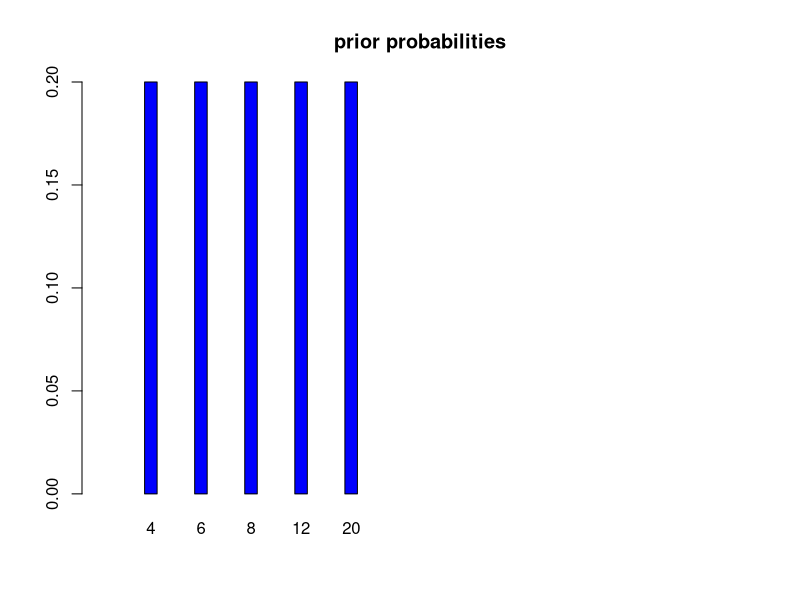
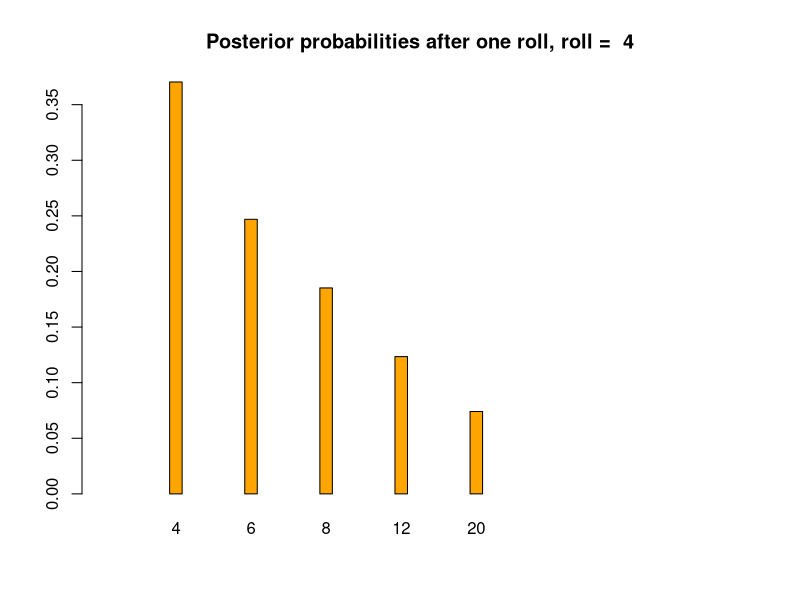
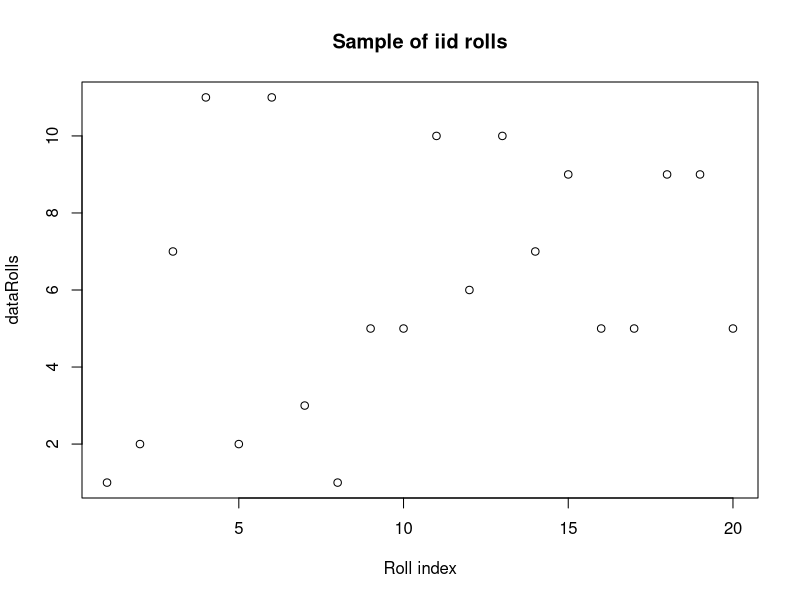
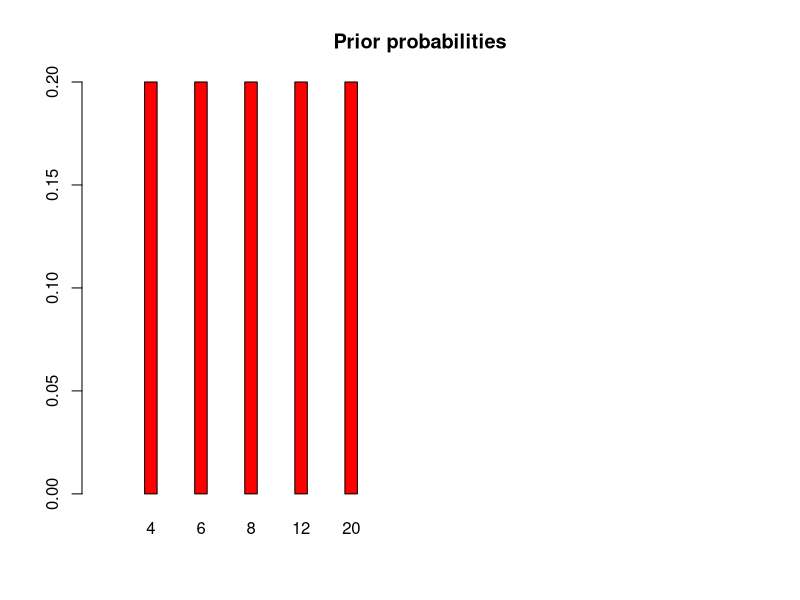
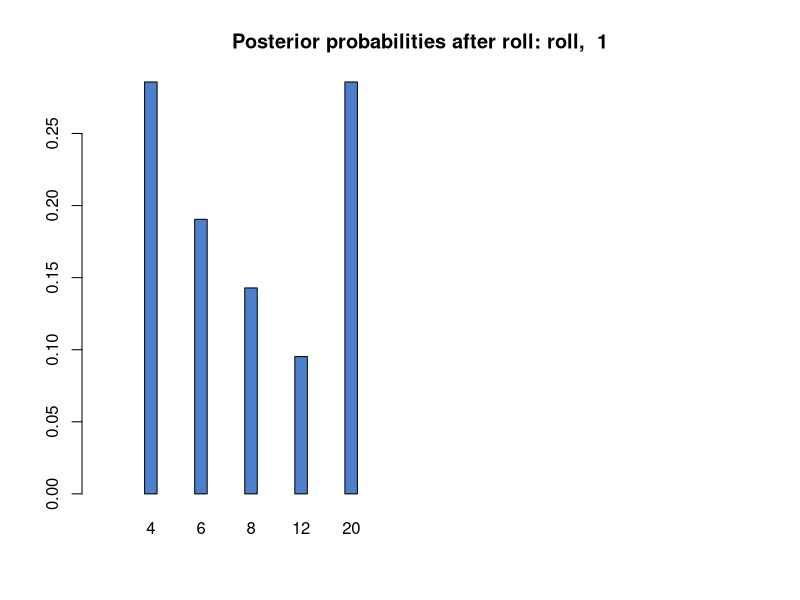
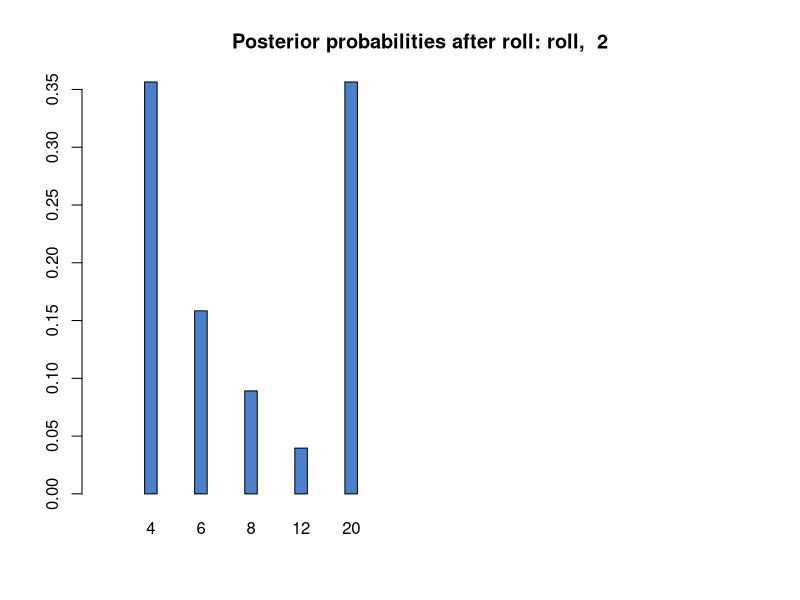
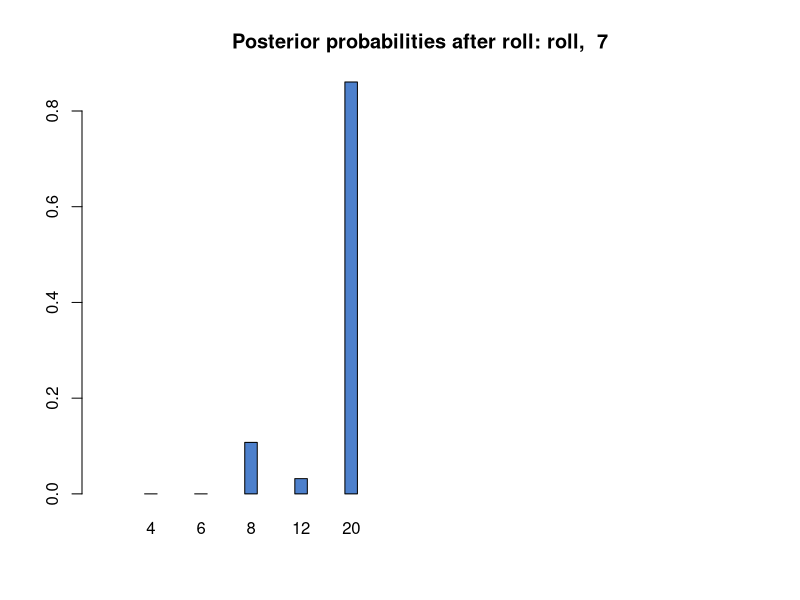
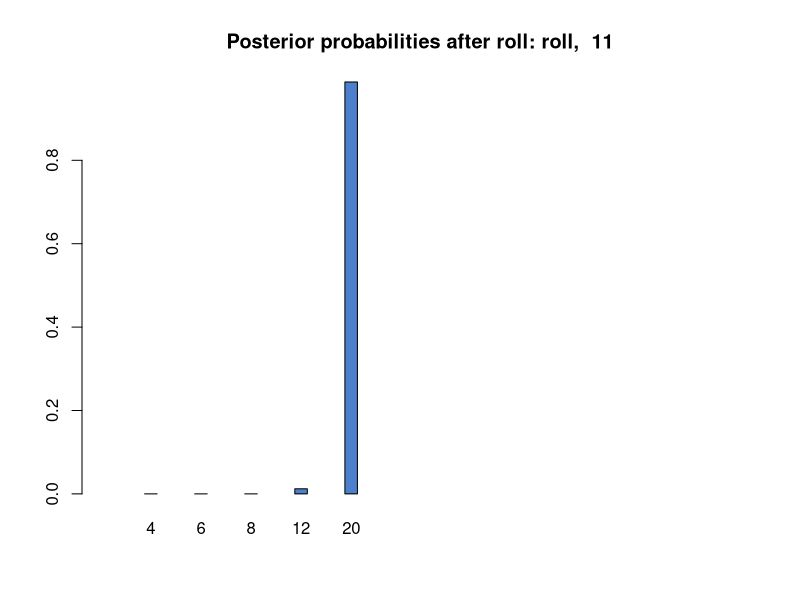

The R source for these figures, in order:
# K-sided dice 
# Random process : choose among K-sided Dies at random and roll the die
# Construct Bayesian analysis inferinsing the chosen die type using outcomes of sample rolls

#---------------------------
# Updating for one roll
dice = c(4, 6, 8, 12, 20)
prior = c(.2, .2, .2, .2, .2)

# Build likelihood table 5 dice x 20 possible outcomes
v = rep(0, 100)
likelihoodTable = matrix(v, nrow = 5, ncol = 20)
# Make the probabilities (rows) for each die separatly
likelihoodTable[1, 1:4] = 1/4   # 4-sided die : outcomes 5-20 are all 0
likelihoodTable[2, 1:6] = 1/6   # 6-sided die : outcomes 7-20 are all 0
likelihoodTable[3, 1:8] = 1/8   # 8-sided die : outcomes 9-20 are all 0
likelihoodTable[4, 1:12] = 1/12 # 12-sided die : outcomes 13-20 are all 0
likelihoodTable[5, 1:20] = 1/20   # 20-sided die 
print(likelihoodTable, digits=3)

title = 'prior probabilities'
barplot(prior, col = 'blue', width = rep(.1, 5), xlim = c(0, 5), space = 3, names = dice, main = title)

# Choose die according to prior distribution
set.seed(1)
randomDie = sample(dice, 1, prob = prior)
# Roll the die once
x = sample(1:randomDie, size = 1, replace = TRUE)
print(x)

# Choose likelihood colunm:
likelihood = likelihoodTable[,x]
print(likelihood)

# Bayesian updating : posterior computing
unnormalizedPosterior = likelihood * prior
posterior = unnormalizedPosterior/(sum(unnormalizedPosterior))
print(posterior)

title = paste("Posterior probabilities after one roll, roll = ", x)
barplot(posterior, col = 'orange', width = rep(.1, 5), xlim = c(0, 5), space = 5, names = dice,
        main  = title)

#--------------------------------------------
# Storing the entire table in a data frame
# Put the Bayes table into a data frame for easy priting
# Data frame has named column, the syntax is name = values
# So dice = dice create a culumn named 'dice' with values from the dice vector
# Likewise, someothername = dice create a column named someothername with values drawn from dice vector
bayesTable = data.frame(
  dice = dice,
  prior = prior,
  likelihood = likelihood,
  posterior.unnormalized = unnormalizedPosterior,
  posterior.normalized = posterior
)

title = paste('Bayes table after one roll, roll = ', x)
print(title)
print(bayesTable)

# ----------------------------------------------------
# Roll dice repeatedly
# Just to keep this part self containing, we repeate the setup above
nrolls = 20 # Roll the chosen dice nrolls times
dice = c(4, 6, 8, 12, 20)
prior = rep(0.2, 5)
# Build likelihood table 5 dice x 20 possibles outcomes
v = rep(0, 100)
likelihoodTable = matrix(v, nrow = 5, ncol = 20)
likelihoodTable[1, 1:4] = 1/4  # 4-sided dice, outcomes 5-20 are all zeros
likelihoodTable[2, 1:6] = 1/6  # 6-sided dice, outcomes 7-20 are all zeros
likelihoodTable[3, 1:8] = 1/8  # 8-sided dice, outcomes 9-20 are all zeros
likelihoodTable[4, 1:12] = 1/12  # 12-sided dice, outcomes 13-20 are all zeros
likelihoodTable[5, 1:20] = 1/4  # 20-sided dice

# Choose a die according to prior distribution
#set.seed(1)
randomDie = sample(dice, 1, prob = prior)
print(randomDie)
# Get all the data at once
dataRolls = sample(1:randomDie, size = nrolls, replace = TRUE)
# It's good practice to just plot data to look for obvious problems
plot(dataRolls, xlab = 'Roll index', main = 'Sample of iid rolls')

# Plot the prior
title = "Prior probabilities"
barplot(prior, col = 'red', width = rep(.1, 5), space = 3, xlim = c(0, 5), 
        names = dice, main = title)

# Create a data frame to hold our computations
bayesTable = data.frame(
  dice = dice,
  prior = NA,
  likelihood = NA,
  posterior.unnormalized = NA,
  posterior.normalized =  NA
)

# Initialize a matrix whose jth column will store 
# the posterior distribution after updating the jth roll
# We will use this to make a nifty stacked bar plot at the end
posteriorMat = matrix(NA, nrow = length(dice), ncol = nrolls)
# Set
prior.jroll = prior
# Go through the updata process for each roll
for (jroll in 1:nrolls)
{
  x.jroll = dataRolls[jroll]
  
  likelihood.jroll = likelihoodTable[, x.jroll]
  unnormalizedPosterior.jroll = prior.jroll * likelihood.jroll
  posterior.jroll = unnormalizedPosterior.jroll/sum(unnormalizedPosterior.jroll)
  
  # Store the posterior
  posteriorMat[, jroll] = posterior.jroll
  
  # Plot the posterior
  title = paste('Posterior probabilities after roll: roll, ', x.jroll)
  barplot(posterior.jroll, col = rgb(0.3, 0.5, 0.8), width = rep(.1, 5), xlim= c(0, 5), space = 3,
          names= dice, main = title)
  
  # Store data into data frame for easy printing
  bayesTable['prior'] = prior.jroll
  bayesTable['likelihood'] = likelihood.jroll
  bayesTable['posterior.unnormalized'] = unnormalizedPosterior.jroll
  bayesTable['posterior.normalized'] = posterior.jroll
  
  title = paste("Bayes updating after one roll ", jroll, " rool:", x.jroll)
  print(title)
  print(bayesTable)
  
  # Update prior for the next roll
  prior.jroll = posterior.jroll
}

#Stacked barplot of prior/posterior distributions
# as a function of number of rolls
# (cbind--column bind is a easy way to add column to a matrix)
allProbs = cbind(prior, posteriorMat)
barplot(allProbs, legend.text = paste("Sides", dice, sep = ""), names.arg = c("0(Prior)", c(1:nrolls)),
col = rainbow(length(dice)))

title(xlab = "Number of Rolls")
title(main = "Stacked plot of posterior(prior) probabilities distributions")
#sub-bar heights represent posterior probabilities 

